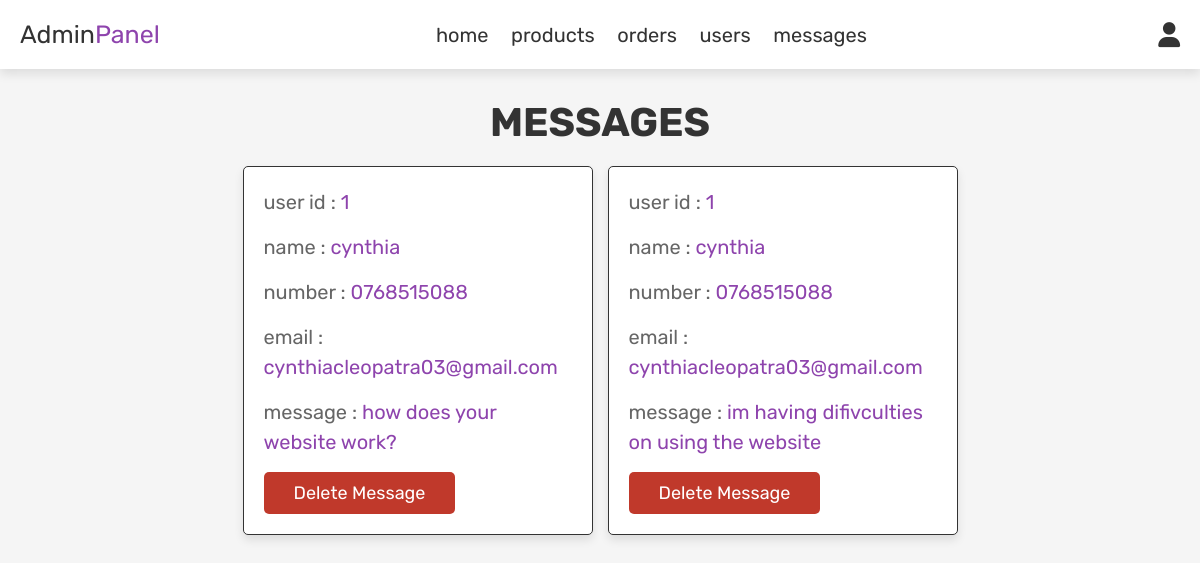
The app's page /admin_contacts.php (signed in) with its own data.
### tables this page shows
CREATE TABLE IF NOT EXISTS `message` (
  `id` int(10) NOT NULL AUTO_INCREMENT,
  `user_id` int(10) NOT NULL,
  `name` varchar(100) NOT NULL,
  `email` varchar(100) NOT NULL,
  `number` varchar(20) NOT NULL,
  `message` varchar(500) NOT NULL,
  PRIMARY KEY (`id`),
  KEY `id` (`user_id`)
);

### admin_contacts.php (the view, shortened to what this page needs)
<?php
include 'config.php';
?>
<!DOCTYPE html>
<html lang="en">
<head>
   <link rel="stylesheet" href="https://cdnjs.cloudflare.com/ajax/libs/font-awesome/6.0.0/css/all.min.css">
   <link rel="stylesheet" href="css/admin_style.css">
</head>
<body>
<?php include 'admin_header.php'; ?>
<section class="messages">
   <h1 class="title"> messages </h1>
   <div class="box-container">
   <?php
      $select_message = mysqli_query($conn, "SELECT * FROM `message`") or die('query failed');
      if(mysqli_num_rows($select_message) > 0){
         while($fetch_message = mysqli_fetch_assoc($select_message)){
   ?>
   <div class="box">
      <p> user id : <span><?php echo $fetch_message['user_id']; ?></span> </p>
      <p> name : <span><?php echo $fetch_message['name']; ?></span> </p>
      <p> number : <span><?php echo $fetch_message['number']; ?></span> </p>
      <p> email : <span><?php echo $fetch_message['email']; ?></span> </p>
      <p> message : <span><?php echo $fetch_message['message']; ?></span> </p>
      <a href="admin_contacts.php?delete=<?php echo $fetch_message['id']; ?>" onclick="return confirm('delete this message?');" class="delete-btn">delete message</a>
   </div>
   <?php
      };
   }else{
      echo '<p class="empty">you have no messages!</p>';
   }
   ?>
   </div>
</section>
</body>
</html>

### css/admin_style.css (style rules this page uses)
:root { --purple:#8e44ad; --red:#c0392b; --orange:#f39c12; --black:#333; --white:#fff; --light-color:#666; --light-white:#ccc; --light-bg:#f5f5f5; --border:.1rem solid var(--black); --box-shadow:0 .5rem 1rem rgba(0,0,0,.1); }
* { font-family: 'Rubik', sans-serif; margin:0; padding:0; box-sizing: border-box; outline: none; border:none; text-decoration: none; transition:all .2s linear; }
html { font-size: 62.5%; overflow-x: hidden; }
body { background-color: var(--light-bg); }
section { padding:3rem 2rem; }
.title { text-align: center; margin-bottom: 2rem; text-transform: uppercase; color:var(--black); font-size: 4rem; }
.btn, .option-btn, .delete-btn, .white-btn { display: inline-block; margin-top: 1rem; padding:1rem 3rem; cursor: pointer; color:var(--white); font-size: 1.8rem; border-radius: .5rem; text-transform: capitalize; }
.delete-btn { background-color: var(--red); }
.messages .box-container { display: grid; grid-template-columns: repeat(auto-fit, 35rem); justify-content: center; gap:1.5rem; max-width: 1200px; margin:0 auto; align-items: flex-start; }
.messages .box-container .box { background-color: var(--white); padding:2rem; border:var(--border); box-shadow: var(--box-shadow); border-radius: .5rem; }
.messages .box-container .box p { padding-bottom: 1.5rem; font-size: 2rem; color:var(--light-color); line-height: 1.5; }
.messages .box-container .box p span { color:var(--purple); }
.messages .box-container .box .delete-btn { margin-top: 0; }

### records on screen
message: user "1", name "cynthia", number "0768515088", email "cynthiacleopatra03@gmail.com", message "how does your website work?"
message: user "1", name "cynthia", number "0768515088", email "cynthiacleopatra03@gmail.com", message "im having difivculties on using the website"
